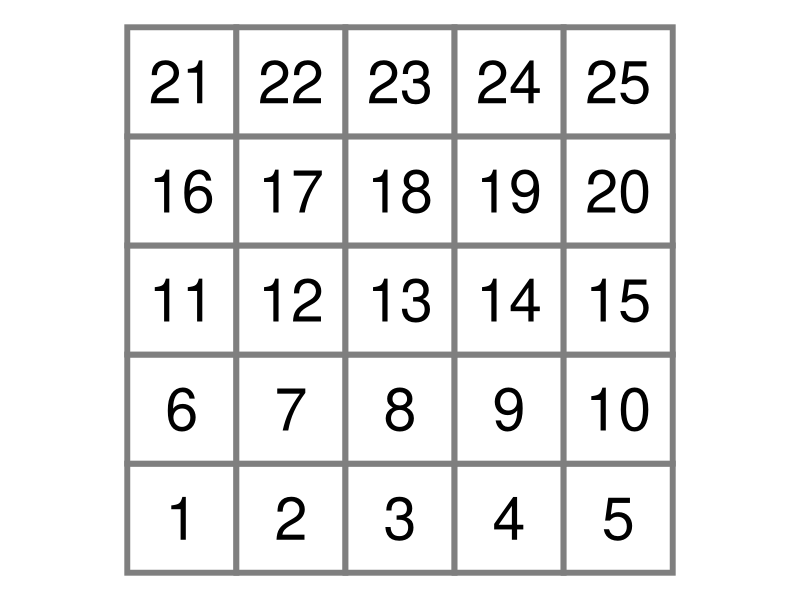
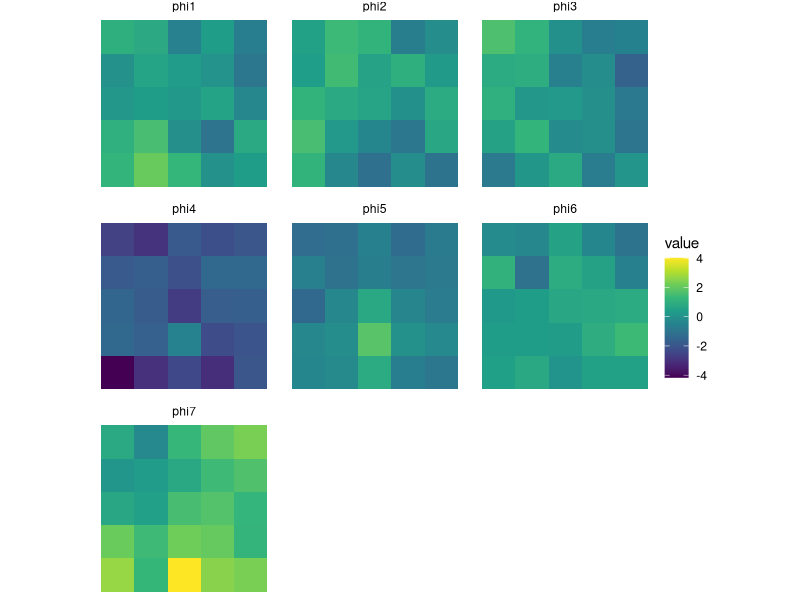

Write the R code that produced these figures, in order.
## ---- chunk 1
#| label: load-packages
#| output: false
#| code-summary: "Code: Load the packages"

library(tidyverse)
library(igraph)
library(viridis)
## ---- chunk 2
n      <- 5
nsites <- n^2
spat_domain <- expand.grid(x = 1:n, y = 1:n)
spat_domain$label <- 1:(n*n)
spat_domain_g <- make_lattice(c(n,n), mutual = TRUE)
W <- as.matrix(as_adjacency_matrix(spat_domain_g, sparse=1))
M <- diag(rowSums(W))

ggplot(spat_domain) +
  geom_tile(aes(x, y), linewidth = 2, color = "grey50", fill="white") +
  geom_text(aes(x, y, label=label), size = 15) +
  coord_fixed() + 
  theme_void()
## ---- chunk 3
#| code-summary: "Code: univariate CAR samples"

p    <- 7
tau2 <- c(1,1,1,1,1,1,1)
rho  <- 0.99
spat_re <- matrix(NA, nrow = nsites, ncol = p)

for (i in 1:p){
  spat_prec   <- (1/tau2[i])*(M-rho*W)
  spat_domain[, ncol(spat_domain) + 1] <- backsolve(chol(spat_prec), 
                                                    matrix(rnorm(nsites), 
                                                           nrow = nsites))
  colnames(spat_domain)[ncol(spat_domain)] <- paste0("phi", i)
}

spat_domain <- gather(spat_domain, key = "phi", value = "value", -c(x,y,label))
## ---- chunk 4

ggplot(spat_domain) +
  geom_tile(aes(x, y, fill=value)) +
  scale_fill_gradientn(colors = viridis(10)) +
  coord_fixed() +  
  theme_void() +
  facet_wrap(~phi)


